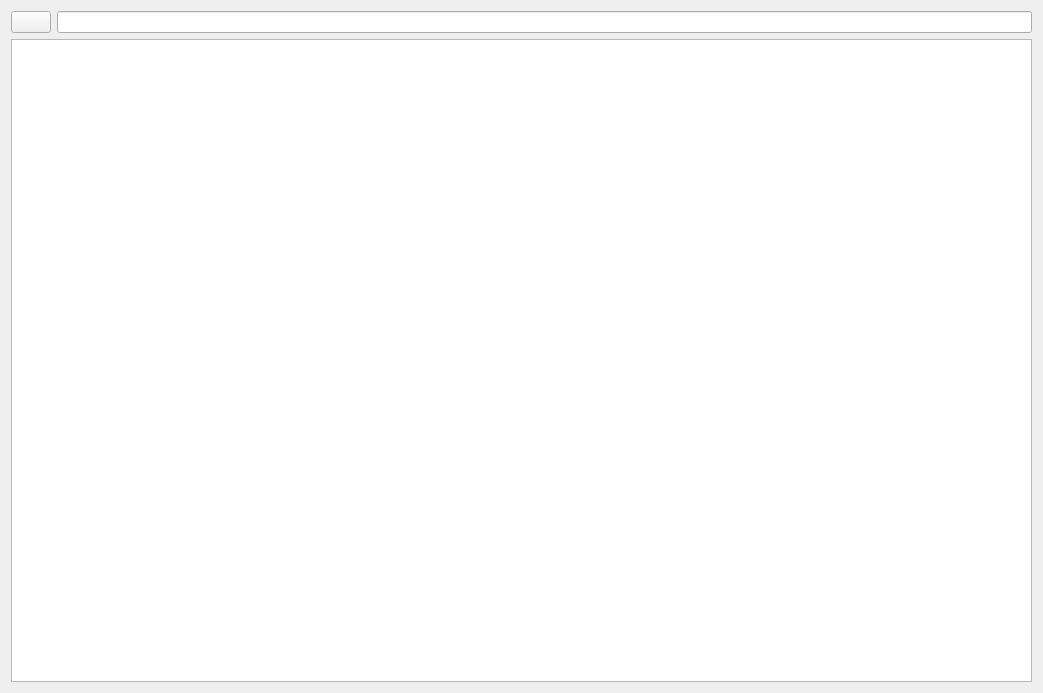
<?xml version="1.0" encoding="UTF-8"?>
<ui version="4.0">
 <class>MyClassClass</class>
 <widget class="QMainWindow" name="MyClassClass">
  <property name="geometry">
   <rect>
    <x>0</x>
    <y>0</y>
    <width>1043</width>
    <height>693</height>
   </rect>
  </property>
  <property name="windowTitle">
   <string>Everything</string>
  </property>
  <widget class="QWidget" name="centralWidget">
   <layout class="QGridLayout" name="gridLayout_2">
    <item row="0" column="0">
     <layout class="QGridLayout" name="gridLayout">
      <item row="0" column="0">
       <layout class="QVBoxLayout" name="verticalLayout">
        <item>
         <layout class="QHBoxLayout" name="horizontalLayout">
          <item>
           <widget class="QPushButton" name="searchButton">
            <property name="minimumSize">
             <size>
              <width>21</width>
              <height>21</height>
             </size>
            </property>
            <property name="styleSheet">
             <string notr="true">border-image: url(:/MyClass/images/search.png);</string>
            </property>
            <property name="text">
             <string/>
            </property>
           </widget>
          </item>
          <item>
           <widget class="QLineEdit" name="lineEdit"/>
          </item>
         </layout>
        </item>
       </layout>
      </item>
      <item row="1" column="0">
       <widget class="QTableWidget" name="tableWidget"/>
      </item>
     </layout>
    </item>
   </layout>
  </widget>
 </widget>
 <layoutdefault spacing="6" margin="11"/>
 <resources>
  <include location="myclass.qrc"/>
 </resources>
 <connections/>
</ui>
